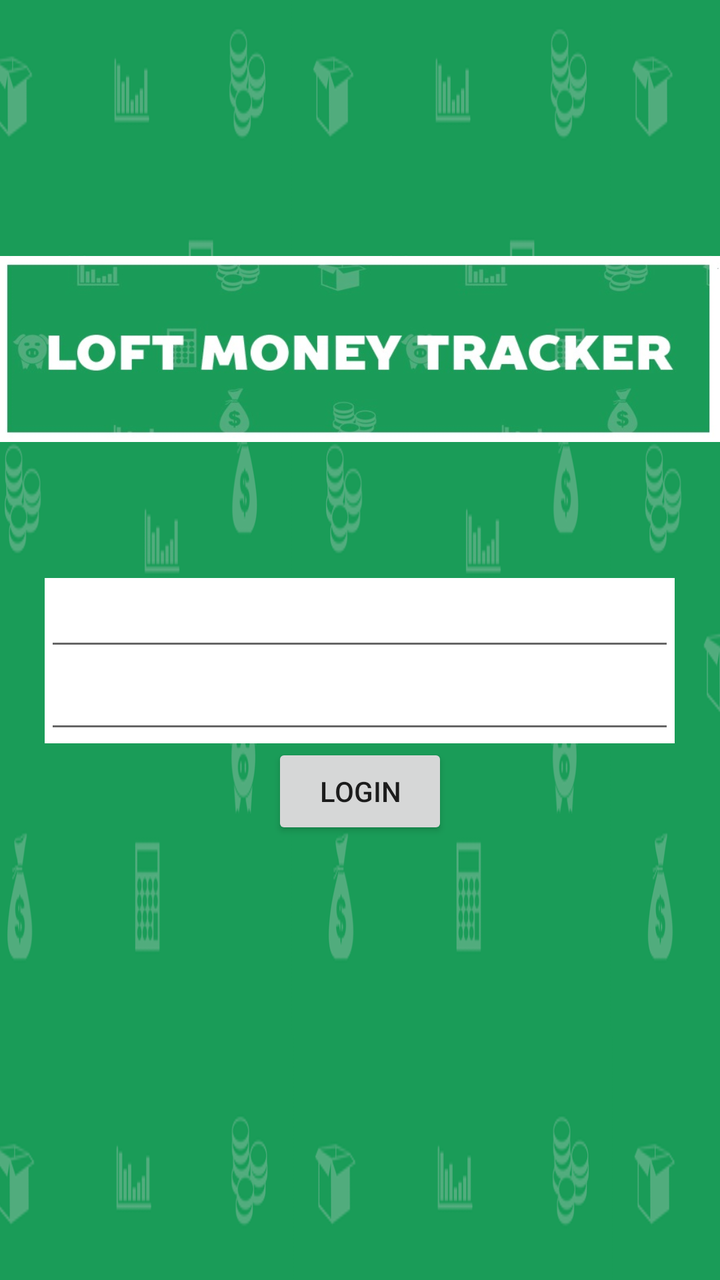
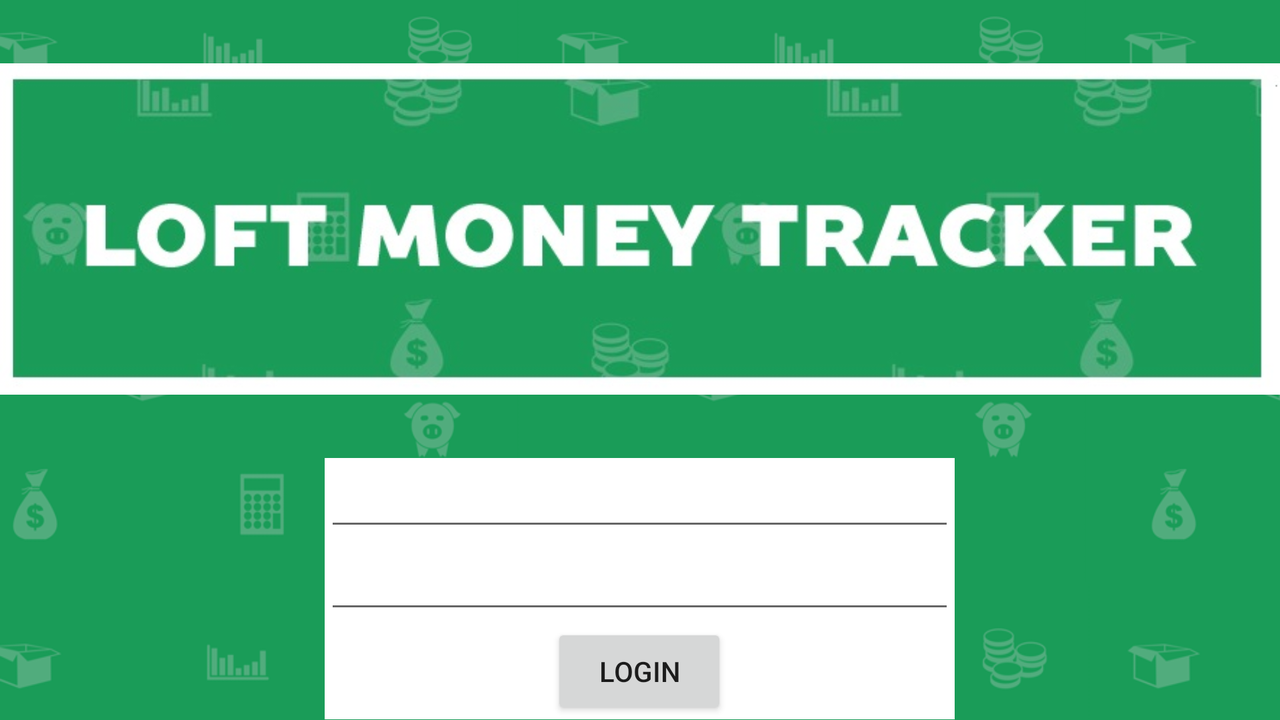

First picture: res/layout/ on a phone held upright. Second picture: the repository's own variant of that layout, on a device whose configuration matches the variant's folder. Source for both follows.
<!-- AndroidManifest.xml: application theme AppTheme -->
<!-- res/layout/login_activity.xml -->
<?xml version="1.0" encoding="utf-8"?>
<LinearLayout xmlns:android="http://schemas.android.com/apk/res/android"
    android:orientation="vertical"
    android:layout_width="match_parent"
    android:layout_height="match_parent"
    style="@style/Conteiner">


    <ImageView
        android:layout_width="wrap_content"
        android:layout_height="wrap_content"
        android:id="@+id/imageView"
        android:layout_gravity="center_horizontal"
        android:src="@drawable/loft_money_tracker"
        android:layout_marginTop="@dimen/port_marginTop" />


    <LinearLayout
        android:layout_width="wrap_content"
        android:layout_height="wrap_content"
        android:orientation="vertical"
        android:background="@color/item_background"
        android:layout_gravity="center">

    <EditText
        android:layout_width="wrap_content"
        android:layout_height="wrap_content"
        android:id="@+id/login"
        android:ems="@integer/edit_ems"/>

    <EditText
        android:layout_width="wrap_content"
        android:layout_height="wrap_content"
        android:id="@+id/password"
        android:inputType="textPassword"
        android:ems="@integer/edit_ems"/>


    </LinearLayout>

    <Button
        android:layout_width="wrap_content"
        android:layout_height="wrap_content"
        android:text="@string/login"
        android:layout_gravity="center"
        android:id="@+id/login_button" />



</LinearLayout>
<!-- resources referenced by this layout -->
<resources>
  <color name="item_background">#fff</color>
  <dimen name="port_marginTop">60dp</dimen>
  <!-- drawable loft_money_tracker: jpg bitmap (drawable, 37611 bytes) -->
  <integer name="edit_ems">15</integer>
  <string name="login">Login</string>
  <style name="Conteiner">
          <item name="android:background">@drawable/androidapp8</item>
      </style>
  <style name="AppTheme" parent="AppTheme.Base" />
  <!-- drawable androidapp8: png bitmap (drawable, 376994 bytes) -->
  <style name="AppTheme.Base" parent="Theme.AppCompat.Light.NoActionBar">
          
          <item name="colorPrimary">@color/colorPrimary</item>
          <item name="colorAccent">@color/colorAccent</item>
      </style>
  <color name="colorPrimary">#34FE25</color>
  <color name="colorAccent">#30FD35</color>
</resources>
<!-- res/layout-land/login_activity.xml (the author's variant of the layout above) -->
<!-- drawn on the phone turned sideways -->
<?xml version="1.0" encoding="utf-8"?>
<LinearLayout xmlns:android="http://schemas.android.com/apk/res/android"
    android:orientation="vertical"
    android:layout_width="match_parent"
    android:layout_height="match_parent"
    style="@style/Conteiner">


    <ImageView
        android:layout_width="wrap_content"
        android:layout_height="wrap_content"
        android:id="@+id/imageView"
        android:layout_gravity="center_horizontal"
        android:src="@drawable/loft_money_tracker"
        android:layout_marginTop="@dimen/land_image"/>


    <LinearLayout
        android:layout_width="wrap_content"
        android:layout_height="wrap_content"
        android:orientation="vertical"
        android:background="@color/item_background"
        android:layout_gravity="center"
        android:layout_marginTop="@dimen/land_marginTop">

        <EditText
            android:layout_width="wrap_content"
            android:layout_height="wrap_content"
            android:id="@+id/login"
            android:ems="@integer/edit_ems"/>

        <EditText
            android:layout_width="wrap_content"
            android:layout_height="wrap_content"
            android:id="@+id/password"
            android:inputType="textPassword"
            android:ems="@integer/edit_ems"/>

        <Button
            android:layout_width="wrap_content"
            android:layout_height="wrap_content"
            android:text="@string/login"
            android:layout_gravity="center"
            android:id="@+id/login_button" />


    </LinearLayout>



</LinearLayout>
<!-- resources referenced by the variant -->
<!-- as the phone turned sideways resolves them -->
<resources>
  <color name="item_background">#fff</color>
  <dimen name="land_image">0dp</dimen>
  <dimen name="land_marginTop">0dp</dimen>
  <!-- drawable loft_money_tracker: jpg bitmap (drawable, 37611 bytes) -->
  <integer name="edit_ems">15</integer>
  <string name="login">Login</string>
  <style name="Conteiner">
          <item name="android:background">@drawable/androidapp8</item>
      </style>
  <style name="AppTheme" parent="AppTheme.Base" />
  <!-- drawable androidapp8: png bitmap (drawable, 376994 bytes) -->
  <style name="AppTheme.Base" parent="Theme.AppCompat.Light.NoActionBar">
          
          <item name="colorPrimary">@color/colorPrimary</item>
          <item name="colorAccent">@color/colorAccent</item>
      </style>
  <color name="colorPrimary">#34FE25</color>
  <color name="colorAccent">#30FD35</color>
</resources>
